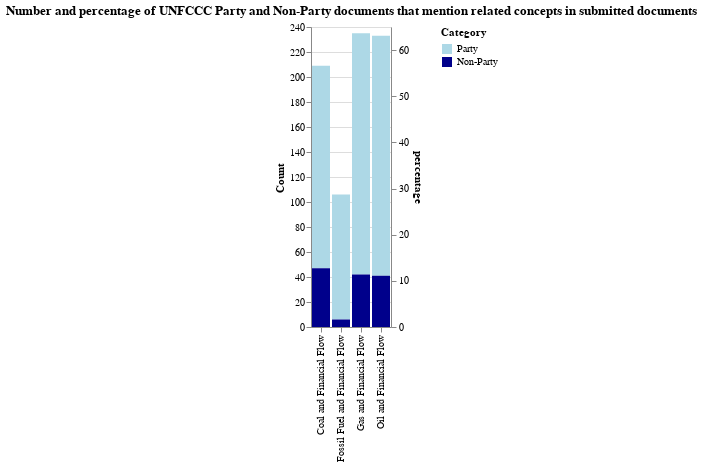

The code cell stored with this chart in its notebook:
### Code cell
def create_stacked_chart(df, title):
    # Create a bar chart for the count
    bar_count = alt.Chart(df).mark_bar().encode(
        alt.X('Concept:N', title=None),
        alt.Y('count:Q', axis=alt.Axis(title='Count')),
        color=alt.Color('category:N', scale=alt.Scale(domain=['Party', 'Non-Party'], range=['lightblue', 'darkblue']), legend=alt.Legend(title="Category"))
    )

    # Create a text chart for the percentage
    text_percentage = alt.Chart(df).mark_text(dy=-5).encode(
        alt.X('Concept:N'),
        alt.Y('percentage:Q'),
        color=alt.value('black')
    )

    # Combine the charts
    chart = alt.layer(bar_count, text_percentage).resolve_scale(y='independent')

    chart = chart.properties(title=title)
    return chart

create_stacked_chart(df_counts_and_percentages, f"Number and percentage of UNFCCC Party and Non-Party documents that mention related concepts in submitted documents")

### Figure 1 — Vega-Lite specification as saved in the notebook (floating-point values rounded to 4 significant figures)
{"config": {"view": {"continuousWidth": 400, "continuousHeight": 300}}, "layer": [{"mark": "bar", "encoding": {"color": {"field": "category", "legend": {"title": "Category"}, "scale": {"domain": ["Party", "Non-Party"], "range": ["lightblue", "darkblue"]}, "type": "nominal"}, "x": {"field": "Concept", "title": null, "type": "nominal"}, "y": {"axis": {"title": "Count"}, "field": "count", "type": "quantitative"}}}, {"mark": {"type": "text", "dy": -5}, "encoding": {"color": {"value": "black"}, "x": {"field": "Concept", "type": "nominal"}, "y": {"field": "percentage", "type": "quantitative"}}}], "data": {"name": "data-c318715c737e2d0212802939ba67e793"}, "resolve": {"scale": {"y": "independent"}}, "title": "Number and percentage of UNFCCC Party and Non-Party documents that mention related concepts in submitted documents", "$schema": "https://vega.github.io/schema/vega-lite/v4.17.0.json", "datasets": {"data-c318715c737e2d0212802939ba67e793": [{"category": "Party", "Concepts": ["Gas", "FINANCIAL_FLOW"], "count": 193, "percentage": 63.49, "Concept": "Gas and Financial Flow"}, {"category": "Party", "Concepts": ["Coal", "FINANCIAL_FLOW"], "count": 162, "percentage": 53.29, "Concept": "Coal and Financial Flow"}, {"category": "Party", "Concepts": ["Oil", "FINANCIAL_FLOW"], "count": 192, "percentage": 63.16, "Concept": "Oil and Financial Flow"}, {"category": "Party", "Concepts": ["Fossil fuel", "FINANCIAL_FLOW"], "count": 100, "percentage": 32.89, "Concept": "Fossil Fuel and Financial Flow"}, {"category": "Non-Party", "Concepts": ["Gas", "FINANCIAL_FLOW"], "count": 42, "percentage": 13.82, "Concept": "Gas and Financial Flow"}, {"category": "Non-Party", "Concepts": ["Coal", "FINANCIAL_FLOW"], "count": 47, "percentage": 15.46, "Concept": "Coal and Financial Flow"}, {"category": "Non-Party", "Concepts": ["Oil", "FINANCIAL_FLOW"], "count": 41, "percentage": 13.49, "Concept": "Oil and Financial Flow"}, {"category": "Non-Party", "Concepts": ["Fossil fuel", "FINANCIAL_FLOW"], "count": 6, "percentage": 1.974, "Concept": "Fossil Fuel and Financial Flow"}]}}
